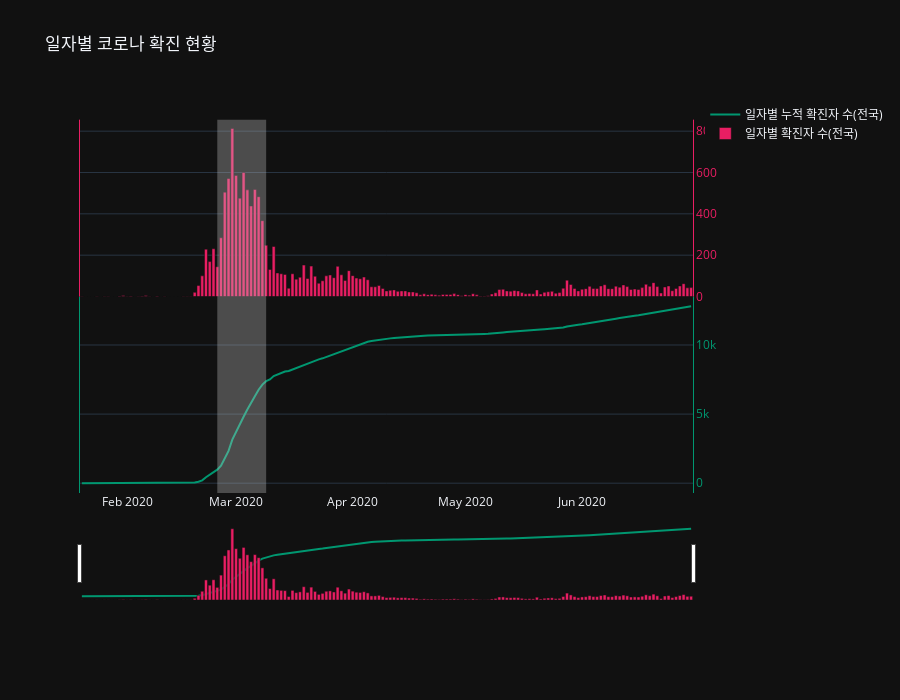

The code cell stored with this chart in its notebook:
### Code cell
# 그래프 

fig = go.Figure()
fig.add_trace(go.Line(x=time['date'], y = time['confirmed'], name = "일자별 누적 확진자 수(전국)", marker_color='#009770', yaxis="y"))
fig.add_trace(go.Bar(x=time['date'], y = time['daily'], name = "일자별 확진자 수(전국)", marker_color='#E91E63', yaxis="y2"))
fig.update_layout(shapes=[dict(fillcolor="rgba(211, 211, 211, 0.3)",line={"width": 0}, type="rect",x0="2020-02-25",x1="2020-03-09",xref="x",y0=0,y1=0.95,yref="paper")])
fig.update_layout(xaxis=dict(rangeslider=dict(autorange=True, range=["2020-01-20", "2020-06-30"],visible=True),type="date"),
                  yaxis=dict(anchor="x",autorange=True,domain=[0, 0.5],linecolor="#009770",mirror=True,range=[-60.0858369099, 28.4406294707],showline=True,side="right",
                             tickfont={"color": "#009770"},tickmode="auto",ticks="",titlefont={"color": "#009770"},type="linear",zeroline=False),
                  yaxis2=dict(anchor="x",autorange=True,domain=[0.5, 0.95],linecolor="#E91E63",mirror=True,range=[29.3787777032, 100.621222297],showline=True,side="right",
                             tickfont={"color": "#E91E63"},tickmode="auto",ticks="",titlefont={"color": "#E91E63"},type="linear",zeroline=False))
fig.update_layout(dragmode="zoom", hovermode="x", height=700, template="plotly_dark", title_text = "일자별 코로나 확진 현황", margin=dict(t=100, b=100))
fig.show()

### Figure 1 — Plotly figure (JSON) as saved in the notebook; plotly's stock layout.template omitted (floating-point values rounded to 4 significant figures; data arrays with more than 128 entries replaced by an {"elided": "..."} marker saying what was removed)
{"data": [{"marker": {"color": "#009770"}, "name": "일자별 누적 확진자 수(전국)", "type": "scatter", "x": {"elided": "163 str values"}, "y": {"elided": "163 int values"}, "yaxis": "y"}, {"marker": {"color": "#E91E63"}, "name": "일자별 확진자 수(전국)", "type": "bar", "x": {"elided": "163 str values"}, "y": {"elided": "163 int values"}, "yaxis": "y2"}], "layout": {"dragmode": "zoom", "height": 700, "hovermode": "x", "margin": {"b": 100, "t": 100}, "shapes": [{"fillcolor": "rgba(211, 211, 211, 0.3)", "line": {"width": 0}, "type": "rect", "x0": "2020-02-25", "x1": "2020-03-09", "xref": "x", "y0": 0, "y1": 0.95, "yref": "paper"}], "title": {"text": "일자별 코로나 확진 현황"}, "xaxis": {"rangeslider": {"autorange": true, "range": ["2020-01-20", "2020-06-30"], "visible": true}, "type": "date"}, "yaxis": {"anchor": "x", "autorange": true, "domain": [0, 0.5], "linecolor": "#009770", "mirror": true, "range": [-60.09, 28.44], "showline": true, "side": "right", "tickfont": {"color": "#009770"}, "tickmode": "auto", "ticks": "", "title": {"font": {"color": "#009770"}}, "type": "linear", "zeroline": false}, "yaxis2": {"anchor": "x", "autorange": true, "domain": [0.5, 0.95], "linecolor": "#E91E63", "mirror": true, "range": [29.38, 100.6], "showline": true, "side": "right", "tickfont": {"color": "#E91E63"}, "tickmode": "auto", "ticks": "", "title": {"font": {"color": "#E91E63"}}, "type": "linear", "zeroline": false}}}
